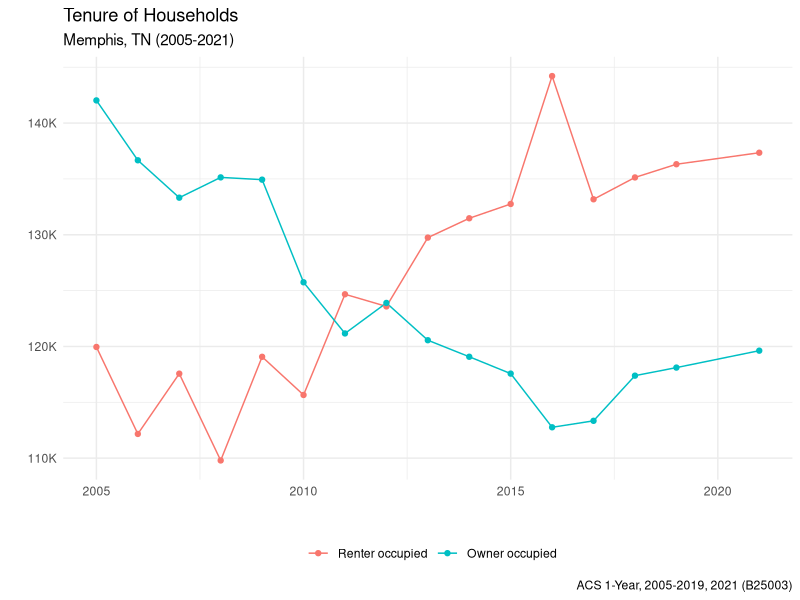
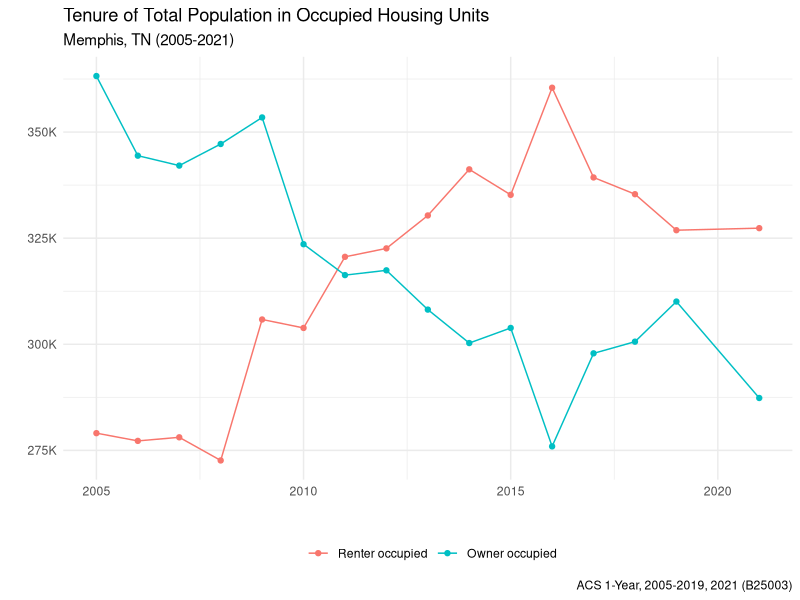
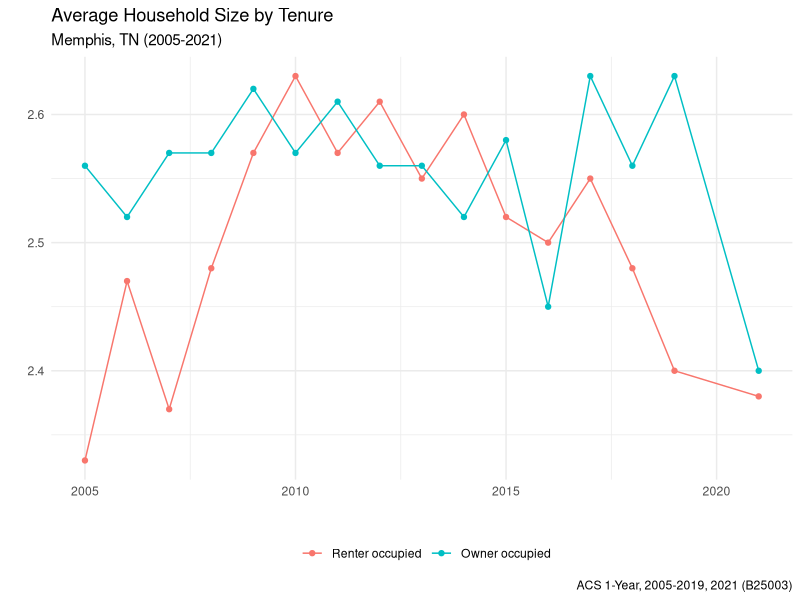

Generate these figures, in order, with R:
## ---- chunk 1
library(tidyverse)

v_labs <- read_csv("../_data/v_labs.csv")
acs1_single <- read_csv("../_data/acs1_single.csv")
acs1_multi <- read_csv("../_data/acs1_multi.csv") %>% 
  left_join(v_labs, by = c("variable" = "name"))
## ---- chunk 2
ten <- acs1_multi %>% 
  filter(str_detect(variable, "B25003(?!_001)")) %>% 
  group_by(yr) %>% 
  arrange(estimate) %>% 
  ungroup() %>% 
  mutate(lab = fct_inorder(lab))


ten %>% ggplot(aes(yr, estimate, color = lab)) +
  geom_line() +
  geom_point() +
  scale_x_continuous() +
  scale_y_continuous(labels = scales::label_number(scale = .001, suffix = "K")) +
  scale_fill_brewer(palette = "Set2", direction = -1, 
                    labels = function(fill) str_wrap(fill, width = 20)) +
  theme_minimal() +
  labs(x = "", y = "", color = "",
       title = "Tenure of Households",
       subtitle = "Memphis, TN (2005-2021)",
       caption = "ACS 1-Year, 2005-2019, 2021 (B25003)") +
  theme(legend.position = "bottom")
## ---- chunk 3
tpohu_t <- acs1_multi %>% 
  filter(str_detect(variable, "B25008(?!_001)")) %>% 
  group_by(yr) %>% 
  arrange(estimate) %>% 
  ungroup() %>% 
  mutate(lab = fct_inorder(lab))


tpohu_t %>% ggplot(aes(yr, estimate, color = lab)) +
  geom_line() +
  geom_point() +
  scale_x_continuous() +
  scale_y_continuous(labels = scales::label_number(scale = .001, suffix = "K")) +
  scale_fill_brewer(palette = "Set2", direction = -1, 
                    labels = function(fill) str_wrap(fill, width = 20)) +
  theme_minimal() +
  labs(x = "", y = "", color = "",
       title = "Tenure of Total Population in Occupied Housing Units",
       subtitle = "Memphis, TN (2005-2021)",
       caption = "ACS 1-Year, 2005-2019, 2021 (B25003)") +
  theme(legend.position = "bottom")
## ---- chunk 4
ahhs_t <- acs1_multi %>% 
  filter(str_detect(variable, "B25010(?!_001)")) %>% 
  group_by(yr) %>% 
  arrange(estimate) %>% 
  ungroup() %>% 
  mutate(lab = fct_inorder(lab))


ahhs_t %>% ggplot(aes(yr, estimate, color = lab)) +
  geom_line() +
  geom_point() +
  scale_x_continuous() +
  scale_y_continuous() +
  scale_fill_brewer(palette = "Set2", direction = -1, 
                    labels = function(fill) str_wrap(fill, width = 20)) +
  theme_minimal() +
  labs(x = "", y = "", color = "",
       title = "Average Household Size by Tenure",
       subtitle = "Memphis, TN (2005-2021)",
       caption = "ACS 1-Year, 2005-2019, 2021 (B25003)") +
  theme(legend.position = "bottom")
